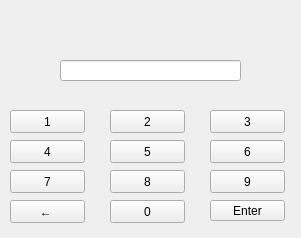
<?xml version="1.0" encoding="UTF-8"?>
<ui version="4.0">
 <class>Form</class>
 <widget class="QWidget" name="Form">
  <property name="geometry">
   <rect>
    <x>0</x>
    <y>0</y>
    <width>301</width>
    <height>238</height>
   </rect>
  </property>
  <property name="windowTitle">
   <string>Пароль</string>
  </property>
  <widget class="QPushButton" name="oneButton">
   <property name="geometry">
    <rect>
     <x>10</x>
     <y>110</y>
     <width>75</width>
     <height>23</height>
    </rect>
   </property>
   <property name="text">
    <string>1</string>
   </property>
  </widget>
  <widget class="QPushButton" name="twoButton">
   <property name="geometry">
    <rect>
     <x>110</x>
     <y>110</y>
     <width>75</width>
     <height>23</height>
    </rect>
   </property>
   <property name="text">
    <string>2</string>
   </property>
  </widget>
  <widget class="QPushButton" name="threeButton">
   <property name="geometry">
    <rect>
     <x>210</x>
     <y>110</y>
     <width>75</width>
     <height>23</height>
    </rect>
   </property>
   <property name="text">
    <string>3</string>
   </property>
  </widget>
  <widget class="QPushButton" name="fourButton">
   <property name="geometry">
    <rect>
     <x>10</x>
     <y>140</y>
     <width>75</width>
     <height>23</height>
    </rect>
   </property>
   <property name="text">
    <string>4</string>
   </property>
  </widget>
  <widget class="QPushButton" name="fiveButton">
   <property name="geometry">
    <rect>
     <x>110</x>
     <y>140</y>
     <width>75</width>
     <height>23</height>
    </rect>
   </property>
   <property name="text">
    <string>5</string>
   </property>
  </widget>
  <widget class="QPushButton" name="sixButton">
   <property name="geometry">
    <rect>
     <x>210</x>
     <y>140</y>
     <width>75</width>
     <height>23</height>
    </rect>
   </property>
   <property name="text">
    <string>6</string>
   </property>
  </widget>
  <widget class="QPushButton" name="sevenButton">
   <property name="geometry">
    <rect>
     <x>10</x>
     <y>170</y>
     <width>75</width>
     <height>23</height>
    </rect>
   </property>
   <property name="text">
    <string>7</string>
   </property>
  </widget>
  <widget class="QPushButton" name="pushButton_8">
   <property name="geometry">
    <rect>
     <x>110</x>
     <y>170</y>
     <width>75</width>
     <height>23</height>
    </rect>
   </property>
   <property name="text">
    <string>8</string>
   </property>
  </widget>
  <widget class="QPushButton" name="pushButton_9">
   <property name="geometry">
    <rect>
     <x>210</x>
     <y>170</y>
     <width>75</width>
     <height>23</height>
    </rect>
   </property>
   <property name="text">
    <string>9</string>
   </property>
  </widget>
  <widget class="QPushButton" name="pushButton_10">
   <property name="geometry">
    <rect>
     <x>110</x>
     <y>200</y>
     <width>75</width>
     <height>23</height>
    </rect>
   </property>
   <property name="text">
    <string>0</string>
   </property>
  </widget>
  <widget class="QPushButton" name="pushButton_11">
   <property name="geometry">
    <rect>
     <x>10</x>
     <y>200</y>
     <width>75</width>
     <height>23</height>
    </rect>
   </property>
   <property name="text">
    <string>← </string>
   </property>
  </widget>
  <widget class="QPushButton" name="pushButton_12">
   <property name="geometry">
    <rect>
     <x>210</x>
     <y>200</y>
     <width>75</width>
     <height>21</height>
    </rect>
   </property>
   <property name="text">
    <string>Enter</string>
   </property>
  </widget>
  <widget class="QLineEdit" name="PasswordEdit">
   <property name="geometry">
    <rect>
     <x>60</x>
     <y>60</y>
     <width>181</width>
     <height>21</height>
    </rect>
   </property>
  </widget>
 </widget>
 <resources/>
 <connections/>
</ui>
